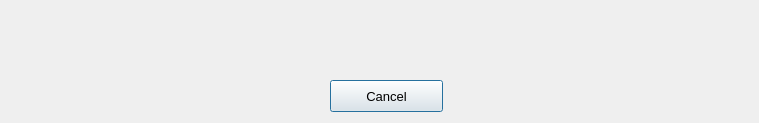
<?xml version="1.0" encoding="UTF-8"?>
<ui version="4.0">
 <class>ProgressDialog</class>
 <widget class="QDialog" name="ProgressDialog">
  <property name="windowModality">
   <enum>Qt::WindowModal</enum>
  </property>
  <property name="enabled">
   <bool>true</bool>
  </property>
  <property name="geometry">
   <rect>
    <x>0</x>
    <y>0</y>
    <width>759</width>
    <height>123</height>
   </rect>
  </property>
  <property name="font">
   <font>
    <pointsize>10</pointsize>
   </font>
  </property>
  <property name="contextMenuPolicy">
   <enum>Qt::DefaultContextMenu</enum>
  </property>
  <property name="windowTitle">
   <string>Progress ...</string>
  </property>
  <property name="modal">
   <bool>true</bool>
  </property>
  <widget class="QLabel" name="lbl_progress_status">
   <property name="geometry">
    <rect>
     <x>30</x>
     <y>30</y>
     <width>691</width>
     <height>16</height>
    </rect>
   </property>
   <property name="text">
    <string/>
   </property>
   <property name="alignment">
    <set>Qt::AlignCenter</set>
   </property>
  </widget>
  <widget class="QPushButton" name="btn_cancel_progress">
   <property name="geometry">
    <rect>
     <x>330</x>
     <y>80</y>
     <width>113</width>
     <height>32</height>
    </rect>
   </property>
   <property name="text">
    <string>Cancel</string>
   </property>
  </widget>
 </widget>
 <resources/>
 <connections/>
</ui>
